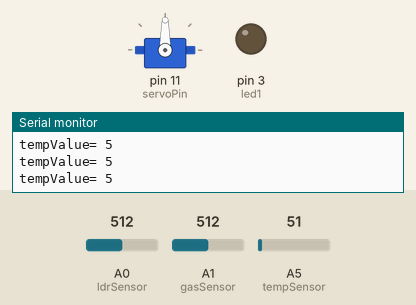
Bench run of a sketch on a simulated Arduino Uno, built with avr-gcc and run on an emulated ATmega328P. On the bench: servo, output pins drawn as LEDs (lit = HIGH), the last lines printed to the serial monitor. Inputs (shaded band) come from the test bench; at power-on: A0 (ldrSensor) = 512, A1 (gasSensor) = 512, A5 (tempSensor) = 51.

Above: at 1.2 s.
1.3 s: A0 (ldrSensor) set to 490
3.6 s: A0 (ldrSensor) set to 458
At 4.2 s:
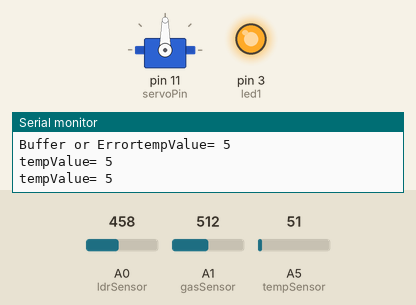
5.1 s: A1 (gasSensor) set to 260
6.9 s: A1 (gasSensor) set to 237
At 8.1 s:
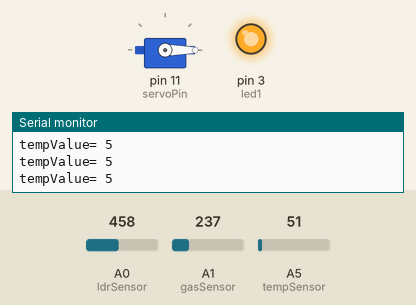
8.4 s: A0 (ldrSensor) set to 511
At 9.4 s:
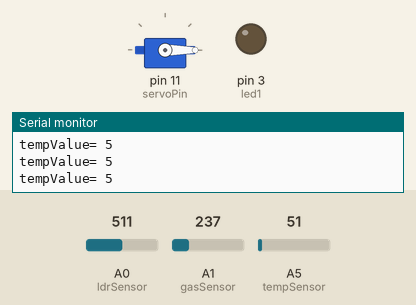
9.9 s: A0 (ldrSensor) set to 465
At 10.7 s:
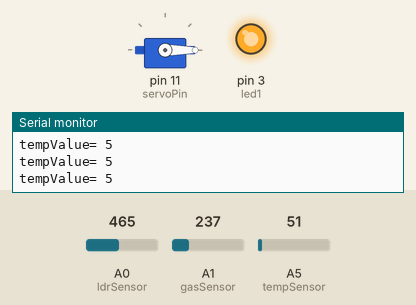
Timing chart, 0 to 12.4 s (numbered marks = the images above; inputs shaded):
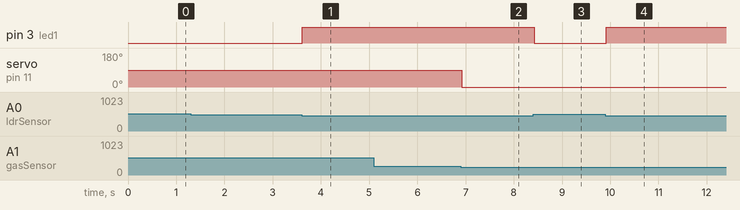

Measured:
- the behaviour switches between 476 and 475 on A0 (ldrSensor) (found by bisection; images 0 and 1)
- the behaviour switches between 250 and 249 on A1 (gasSensor) (found by bisection; images 1 and 2)
- after the input at 3.6 s, pin 3 (led1): LOW → HIGH at once
- after the input at 6.9 s, servo on pin 11 (servoPin): 90° → 0° at once
- after the input at 8.4 s, pin 3 (led1): HIGH → LOW at once
- after the input at 9.9 s, pin 3 (led1): LOW → HIGH at once

The sketch:

IntelliHome.ino
```cpp
#include <Servo.h>
Servo servo1;
int servoClose=0;
int	servoOpen=90;
#define servoPin 11
/*-------------*/
#define gasSensor  A1
int gasValue;
int gasPer;
/*-------------*/
#define led1 3
/*-------------*/
#define ldrSensor A0
int ldrValue;
/*-------------*/
#define tempSensor A5
int tempValue;
int tempReal;
// /*-------------*/
//#define dcMotor1 9
// #define dcMotor2 4
// /*-------------*/


void setup()
{
    /*-------------*/
    Serial.begin(9600);
    /*-------------*/
    pinMode(ldrSensor,INPUT);
    /*-------------*/
    pinMode(led1, OUTPUT);
    /*-------------*/
    servo1.attach(servoPin);
    servo1.write(servoClose);
    // /*-------------*/
    pinMode(gasSensor,INPUT);
    // pinMode(dcMotor2,OUTPUT);
    // /*-------------*/
    pinMode(tempSensor,INPUT);
    //pinMode(dcMotor1,OUTPUT);
    /*-------------*/
}

void loop()
{
    /*-------------*/
    ldrValue= analogRead(ldrSensor);
    //Serial.print("ldrValue= ");
    //Serial.println(ldrValue);
    /*-------------*/
    if (ldrValue<=475 && ldrValue>=0){
        // Serial.print("Led Closed");
        digitalWrite(led1,HIGH);
    }
    else if(ldrValue>=500 && ldrValue<=900){
        // Serial.print("led Opened");
        digitalWrite(led1,LOW);
    }
    else{Serial.print("Buffer or Error");}
    /*-------------*/
    /*-------------*/
    gasValue = analogRead(gasSensor);
    //Serial.print("gazValue= ");
    //Serial.println(gasValue);
    /*-------------*/
    if(gasValue>=300){
      servo1.write(servoOpen);
      //digitalWrite(dcMotor1,HIGH);
    }
    else if(gasValue<250){
      servo1.write(servoClose);
      //digitalWrite(dcMotor1,LOW);
    }
    else{Serial.println("Buffer or Error");}
    /*-------------*/
    /*-------------*/
    tempValue = analogRead(tempSensor);
    tempReal = tempValue/9.31;
    Serial.print("tempValue= ");
    Serial.println(tempReal);
    // /*-------------*/
    // if (tempReal>=30 && tempReal<=125){
    //     digitalWrite(dcMotor1,HIGH);
    //     Serial.print("dcMotorStatue= ");
    //     Serial.println("HIGH");
    // }
    // else if (tempReal<25 && tempReal>=-125){
    //     digitalWrite (dcMotor1,LOW);
    //     Serial.print("dcMotorStatue= ");
    //     Serial.println("LOW");
    // }
    // else{Serial.println("Buffer or Error");}
    delay(300);
}
```
